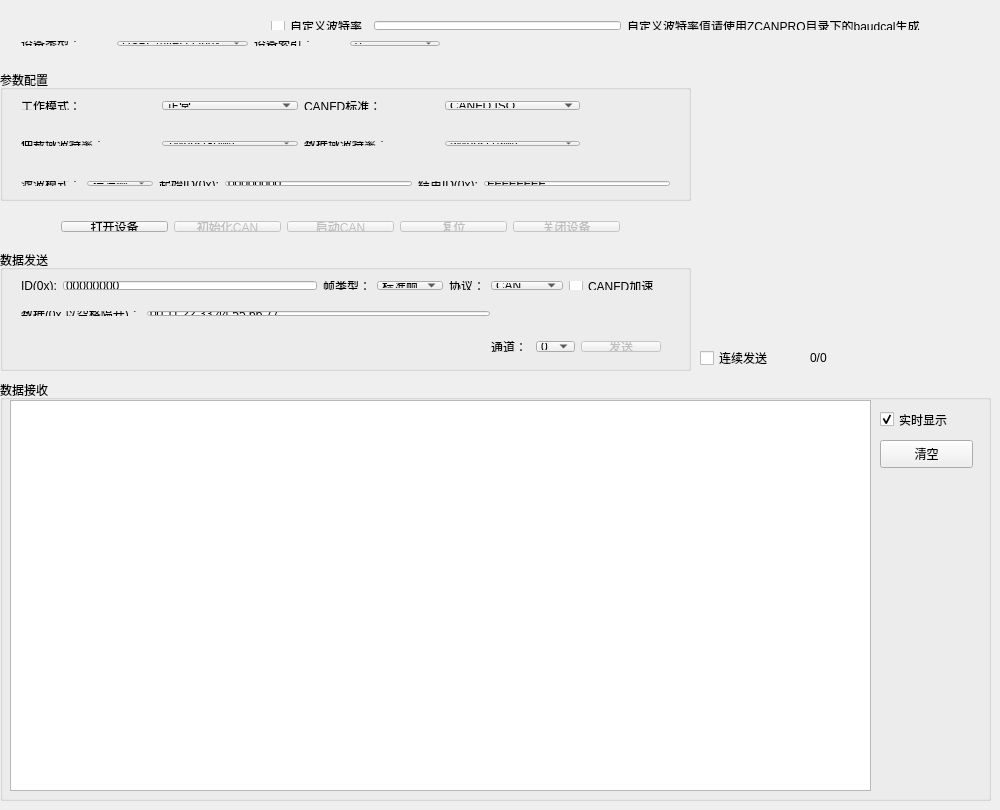
<?xml version="1.0" encoding="UTF-8"?>
<ui version="4.0">
 <class>MainWindow</class>
 <widget class="QMainWindow" name="MainWindow">
  <property name="geometry">
   <rect>
    <x>0</x>
    <y>0</y>
    <width>1000</width>
    <height>810</height>
   </rect>
  </property>
  <property name="minimumSize">
   <size>
    <width>1000</width>
    <height>810</height>
   </size>
  </property>
  <property name="maximumSize">
   <size>
    <width>1000</width>
    <height>810</height>
   </size>
  </property>
  <property name="windowTitle">
   <string>CANFD-V1.0.0</string>
  </property>
  <widget class="QWidget" name="centralWidget">
   <widget class="QGroupBox" name="groupBox">
    <property name="geometry">
     <rect>
      <x>0</x>
      <y>70</y>
      <width>691</width>
      <height>131</height>
     </rect>
    </property>
    <property name="title">
     <string>参数配置</string>
    </property>
    <widget class="QWidget" name="layoutWidget">
     <property name="geometry">
      <rect>
       <x>10</x>
       <y>20</y>
       <width>581</width>
       <height>31</height>
      </rect>
     </property>
     <layout class="QHBoxLayout" name="horizontalLayout_4">
      <item>
       <widget class="QLabel" name="label_3">
        <property name="text">
         <string>工作模式：</string>
        </property>
       </widget>
      </item>
      <item>
       <widget class="QComboBox" name="workStatusCombo">
        <item>
         <property name="text">
          <string>正常</string>
         </property>
        </item>
        <item>
         <property name="text">
          <string>只听</string>
         </property>
        </item>
       </widget>
      </item>
      <item>
       <widget class="QLabel" name="label_4">
        <property name="text">
         <string>CANFD标准：</string>
        </property>
       </widget>
      </item>
      <item>
       <widget class="QComboBox" name="canFDStandardCombo">
        <item>
         <property name="text">
          <string>CANFD ISO</string>
         </property>
        </item>
        <item>
         <property name="text">
          <string>CANFD BOSCH</string>
         </property>
        </item>
       </widget>
      </item>
     </layout>
    </widget>
    <widget class="QWidget" name="layoutWidget">
     <property name="geometry">
      <rect>
       <x>10</x>
       <y>60</y>
       <width>581</width>
       <height>27</height>
      </rect>
     </property>
     <layout class="QHBoxLayout" name="horizontalLayout_3">
      <item>
       <widget class="QLabel" name="label_5">
        <property name="text">
         <string>仲裁域波特率：</string>
        </property>
       </widget>
      </item>
      <item>
       <widget class="QComboBox" name="ABIT1Combo">
        <item>
         <property name="text">
          <string>1Mbps(80%)</string>
         </property>
        </item>
        <item>
         <property name="text">
          <string>800kbps(80%)</string>
         </property>
        </item>
        <item>
         <property name="text">
          <string>500kbps(80%)</string>
         </property>
        </item>
        <item>
         <property name="text">
          <string>400kbps(80%)</string>
         </property>
        </item>
        <item>
         <property name="text">
          <string>250kbps(80%)</string>
         </property>
        </item>
        <item>
         <property name="text">
          <string>125kbps(80%)</string>
         </property>
        </item>
        <item>
         <property name="text">
          <string>100kbps(80%)</string>
         </property>
        </item>
        <item>
         <property name="text">
          <string>80kbps(80%)</string>
         </property>
        </item>
        <item>
         <property name="text">
          <string>50kbps(80%)</string>
         </property>
        </item>
        <item>
         <property name="text">
          <string>40kbps(80%)</string>
         </property>
        </item>
        <item>
         <property name="text">
          <string>20kbps(80%)</string>
         </property>
        </item>
        <item>
         <property name="text">
          <string>10kbps(80%)</string>
         </property>
        </item>
        <item>
         <property name="text">
          <string>5kbps(80%)</string>
         </property>
        </item>
        <item>
         <property name="text">
          <string>666.66kbps(80%)</string>
         </property>
        </item>
        <item>
         <property name="text">
          <string>83.33kbps(80%)</string>
         </property>
        </item>
        <item>
         <property name="text">
          <string>66.66kbps(80%)</string>
         </property>
        </item>
        <item>
         <property name="text">
          <string>33.33kbps(80%)</string>
         </property>
        </item>
       </widget>
      </item>
      <item>
       <widget class="QLabel" name="label_6">
        <property name="text">
         <string>数据域波特率：</string>
        </property>
       </widget>
      </item>
      <item>
       <widget class="QComboBox" name="ABIT2Combo">
        <item>
         <property name="text">
          <string>5Mbps(75%)</string>
         </property>
        </item>
        <item>
         <property name="text">
          <string>4Mbps(80%)</string>
         </property>
        </item>
        <item>
         <property name="text">
          <string>2Mbps(80%)</string>
         </property>
        </item>
        <item>
         <property name="text">
          <string>1Mbps(80%)</string>
         </property>
        </item>
        <item>
         <property name="text">
          <string>800kbps(80%)</string>
         </property>
        </item>
        <item>
         <property name="text">
          <string>500kbps(80%)</string>
         </property>
        </item>
        <item>
         <property name="text">
          <string>250kbps(80%)</string>
         </property>
        </item>
        <item>
         <property name="text">
          <string>125kbps(80%)</string>
         </property>
        </item>
        <item>
         <property name="text">
          <string>100kbps(80%)</string>
         </property>
        </item>
       </widget>
      </item>
     </layout>
    </widget>
    <widget class="QWidget" name="layoutWidget">
     <property name="geometry">
      <rect>
       <x>10</x>
       <y>100</y>
       <width>671</width>
       <height>27</height>
      </rect>
     </property>
     <layout class="QHBoxLayout" name="horizontalLayout_2">
      <item>
       <widget class="QLabel" name="label_8">
        <property name="text">
         <string>滤波模式：</string>
        </property>
       </widget>
      </item>
      <item>
       <widget class="QComboBox" name="filterModeCombo">
        <property name="currentText">
         <string>标准帧</string>
        </property>
        <item>
         <property name="text">
          <string>标准帧</string>
         </property>
        </item>
        <item>
         <property name="text">
          <string>扩展帧</string>
         </property>
        </item>
        <item>
         <property name="text">
          <string>禁能</string>
         </property>
        </item>
       </widget>
      </item>
      <item>
       <widget class="QLabel" name="label_9">
        <property name="text">
         <string>起始ID(0x):</string>
        </property>
       </widget>
      </item>
      <item>
       <widget class="QLineEdit" name="StartIDEdit">
        <property name="text">
         <string>00000000</string>
        </property>
       </widget>
      </item>
      <item>
       <widget class="QLabel" name="label_10">
        <property name="text">
         <string>结束ID(0x):</string>
        </property>
       </widget>
      </item>
      <item>
       <widget class="QLineEdit" name="endIDEdit">
        <property name="text">
         <string>FFFFFFFF</string>
        </property>
       </widget>
      </item>
     </layout>
    </widget>
   </widget>
   <widget class="QGroupBox" name="groupBox_2">
    <property name="geometry">
     <rect>
      <x>0</x>
      <y>250</y>
      <width>691</width>
      <height>121</height>
     </rect>
    </property>
    <property name="title">
     <string>数据发送</string>
    </property>
    <widget class="QWidget" name="layoutWidget">
     <property name="geometry">
      <rect>
       <x>10</x>
       <y>20</y>
       <width>661</width>
       <height>31</height>
      </rect>
     </property>
     <layout class="QHBoxLayout" name="horizontalLayout_7">
      <item>
       <widget class="QLabel" name="label_11">
        <property name="text">
         <string>ID(0x):</string>
        </property>
       </widget>
      </item>
      <item>
       <widget class="QLineEdit" name="sendIDEdit">
        <property name="text">
         <string>00000000</string>
        </property>
       </widget>
      </item>
      <item>
       <widget class="QLabel" name="label_12">
        <property name="text">
         <string>帧类型：</string>
        </property>
       </widget>
      </item>
      <item>
       <widget class="QComboBox" name="frameTypeCombo">
        <item>
         <property name="text">
          <string>标准帧</string>
         </property>
        </item>
        <item>
         <property name="text">
          <string>扩展帧</string>
         </property>
        </item>
       </widget>
      </item>
      <item>
       <widget class="QLabel" name="label_13">
        <property name="text">
         <string>协议：</string>
        </property>
       </widget>
      </item>
      <item>
       <widget class="QComboBox" name="protocolCombo">
        <item>
         <property name="text">
          <string>CAN</string>
         </property>
        </item>
        <item>
         <property name="text">
          <string>CANFD</string>
         </property>
        </item>
       </widget>
      </item>
      <item>
       <widget class="QCheckBox" name="CANFDaccCheck">
        <property name="text">
         <string>CANFD加速</string>
        </property>
       </widget>
      </item>
     </layout>
    </widget>
    <widget class="QWidget" name="layoutWidget">
     <property name="geometry">
      <rect>
       <x>10</x>
       <y>50</y>
       <width>491</width>
       <height>27</height>
      </rect>
     </property>
     <layout class="QHBoxLayout" name="horizontalLayout_8">
      <item>
       <widget class="QLabel" name="label_14">
        <property name="text">
         <string>数据(0x,以空格隔开)：</string>
        </property>
       </widget>
      </item>
      <item>
       <widget class="QLineEdit" name="sendDataEdit">
        <property name="text">
         <string>00 11 22 33 44 55 66 77</string>
        </property>
       </widget>
      </item>
     </layout>
    </widget>
    <widget class="QWidget" name="layoutWidget">
     <property name="geometry">
      <rect>
       <x>480</x>
       <y>80</y>
       <width>192</width>
       <height>33</height>
      </rect>
     </property>
     <layout class="QHBoxLayout" name="horizontalLayout_9">
      <item>
       <widget class="QLabel" name="label_15">
        <property name="text">
         <string>通道：</string>
        </property>
       </widget>
      </item>
      <item>
       <widget class="QComboBox" name="sendPathCombo">
        <item>
         <property name="text">
          <string>0</string>
         </property>
        </item>
        <item>
         <property name="text">
          <string>1</string>
         </property>
        </item>
       </widget>
      </item>
      <item>
       <widget class="QPushButton" name="sendBtn">
        <property name="enabled">
         <bool>false</bool>
        </property>
        <property name="text">
         <string>发送</string>
        </property>
       </widget>
      </item>
     </layout>
    </widget>
   </widget>
   <widget class="QGroupBox" name="groupBox_3">
    <property name="geometry">
     <rect>
      <x>0</x>
      <y>380</y>
      <width>991</width>
      <height>421</height>
     </rect>
    </property>
    <property name="title">
     <string>数据接收</string>
    </property>
    <widget class="QPushButton" name="cleanListBtn">
     <property name="geometry">
      <rect>
       <x>880</x>
       <y>60</y>
       <width>93</width>
       <height>28</height>
      </rect>
     </property>
     <property name="text">
      <string>清空</string>
     </property>
    </widget>
    <widget class="QTableWidget" name="tableWidget">
     <property name="geometry">
      <rect>
       <x>10</x>
       <y>20</y>
       <width>861</width>
       <height>391</height>
      </rect>
     </property>
    </widget>
    <widget class="QCheckBox" name="checkBox_4">
     <property name="enabled">
      <bool>true</bool>
     </property>
     <property name="geometry">
      <rect>
       <x>880</x>
       <y>30</y>
       <width>91</width>
       <height>19</height>
      </rect>
     </property>
     <property name="text">
      <string>实时显示</string>
     </property>
     <property name="checked">
      <bool>true</bool>
     </property>
    </widget>
   </widget>
   <widget class="QWidget" name="layoutWidget">
    <property name="geometry">
     <rect>
      <x>10</x>
      <y>30</y>
      <width>441</width>
      <height>27</height>
     </rect>
    </property>
    <layout class="QHBoxLayout" name="horizontalLayout_5">
     <item>
      <widget class="QLabel" name="label">
       <property name="text">
        <string>设备类型：</string>
       </property>
      </widget>
     </item>
     <item>
      <widget class="QComboBox" name="deviceTypeCombo">
       <property name="currentText">
        <string>USBCANFD-Linux</string>
       </property>
       <item>
        <property name="text">
         <string>USBCANFD-Linux</string>
        </property>
       </item>
      </widget>
     </item>
     <item>
      <widget class="QLabel" name="label_2">
       <property name="text">
        <string>设备索引：</string>
       </property>
      </widget>
     </item>
     <item>
      <widget class="QComboBox" name="deviceIndexCombo">
       <item>
        <property name="text">
         <string>0</string>
        </property>
       </item>
       <item>
        <property name="text">
         <string>1</string>
        </property>
       </item>
       <item>
        <property name="text">
         <string>2</string>
        </property>
       </item>
       <item>
        <property name="text">
         <string>3</string>
        </property>
       </item>
       <item>
        <property name="text">
         <string>4</string>
        </property>
       </item>
       <item>
        <property name="text">
         <string>5</string>
        </property>
       </item>
       <item>
        <property name="text">
         <string>6</string>
        </property>
       </item>
       <item>
        <property name="text">
         <string>7</string>
        </property>
       </item>
       <item>
        <property name="text">
         <string>8</string>
        </property>
       </item>
       <item>
        <property name="text">
         <string>9</string>
        </property>
       </item>
       <item>
        <property name="text">
         <string>10</string>
        </property>
       </item>
       <item>
        <property name="text">
         <string>11</string>
        </property>
       </item>
       <item>
        <property name="text">
         <string>12</string>
        </property>
       </item>
       <item>
        <property name="text">
         <string>13</string>
        </property>
       </item>
       <item>
        <property name="text">
         <string>14</string>
        </property>
       </item>
       <item>
        <property name="text">
         <string>15</string>
        </property>
       </item>
       <item>
        <property name="text">
         <string>16</string>
        </property>
       </item>
       <item>
        <property name="text">
         <string>17</string>
        </property>
       </item>
       <item>
        <property name="text">
         <string>18</string>
        </property>
       </item>
       <item>
        <property name="text">
         <string>19</string>
        </property>
       </item>
       <item>
        <property name="text">
         <string>20</string>
        </property>
       </item>
       <item>
        <property name="text">
         <string>21</string>
        </property>
       </item>
       <item>
        <property name="text">
         <string>22</string>
        </property>
       </item>
       <item>
        <property name="text">
         <string>23</string>
        </property>
       </item>
       <item>
        <property name="text">
         <string>24</string>
        </property>
       </item>
       <item>
        <property name="text">
         <string>25</string>
        </property>
       </item>
       <item>
        <property name="text">
         <string>26</string>
        </property>
       </item>
       <item>
        <property name="text">
         <string>27</string>
        </property>
       </item>
       <item>
        <property name="text">
         <string>28</string>
        </property>
       </item>
       <item>
        <property name="text">
         <string>29</string>
        </property>
       </item>
       <item>
        <property name="text">
         <string>30</string>
        </property>
       </item>
       <item>
        <property name="text">
         <string>31</string>
        </property>
       </item>
      </widget>
     </item>
    </layout>
   </widget>
   <widget class="QWidget" name="layoutWidget">
    <property name="geometry">
     <rect>
      <x>50</x>
      <y>210</y>
      <width>581</width>
      <height>33</height>
     </rect>
    </property>
    <layout class="QHBoxLayout" name="horizontalLayout_6">
     <item>
      <widget class="QPushButton" name="openDeviceBtn">
       <property name="text">
        <string>打开设备</string>
       </property>
      </widget>
     </item>
     <item>
      <widget class="QPushButton" name="initCANBtn">
       <property name="enabled">
        <bool>false</bool>
       </property>
       <property name="text">
        <string>初始化CAN</string>
       </property>
      </widget>
     </item>
     <item>
      <widget class="QPushButton" name="StartCANBtn">
       <property name="enabled">
        <bool>false</bool>
       </property>
       <property name="text">
        <string>启动CAN</string>
       </property>
      </widget>
     </item>
     <item>
      <widget class="QPushButton" name="reSetCANBtn">
       <property name="enabled">
        <bool>false</bool>
       </property>
       <property name="text">
        <string>复位</string>
       </property>
      </widget>
     </item>
     <item>
      <widget class="QPushButton" name="closeDeviceBtn">
       <property name="enabled">
        <bool>false</bool>
       </property>
       <property name="text">
        <string>关闭设备</string>
       </property>
      </widget>
     </item>
    </layout>
   </widget>
   <widget class="QLabel" name="label_16">
    <property name="geometry">
     <rect>
      <x>810</x>
      <y>350</y>
      <width>201</width>
      <height>16</height>
     </rect>
    </property>
    <property name="text">
     <string>0/0</string>
    </property>
   </widget>
   <widget class="QCheckBox" name="checkBox">
    <property name="geometry">
     <rect>
      <x>700</x>
      <y>350</y>
      <width>91</width>
      <height>16</height>
     </rect>
    </property>
    <property name="text">
     <string>连续发送</string>
    </property>
   </widget>
   <widget class="QWidget" name="layoutWidget">
    <property name="geometry">
     <rect>
      <x>260</x>
      <y>10</y>
      <width>671</width>
      <height>31</height>
     </rect>
    </property>
    <layout class="QHBoxLayout" name="horizontalLayout">
     <item>
      <widget class="QCheckBox" name="CustomBaudrateCheckBox">
       <property name="text">
        <string>自定义波特率</string>
       </property>
      </widget>
     </item>
     <item>
      <widget class="QLineEdit" name="CustomBaudrateEdit"/>
     </item>
     <item>
      <widget class="QLabel" name="label_7">
       <property name="text">
        <string>自定义波特率值请使用ZCANPRO目录下的baudcal生成</string>
       </property>
      </widget>
     </item>
    </layout>
   </widget>
  </widget>
 </widget>
 <layoutdefault spacing="6" margin="11"/>
 <resources/>
 <connections/>
</ui>
